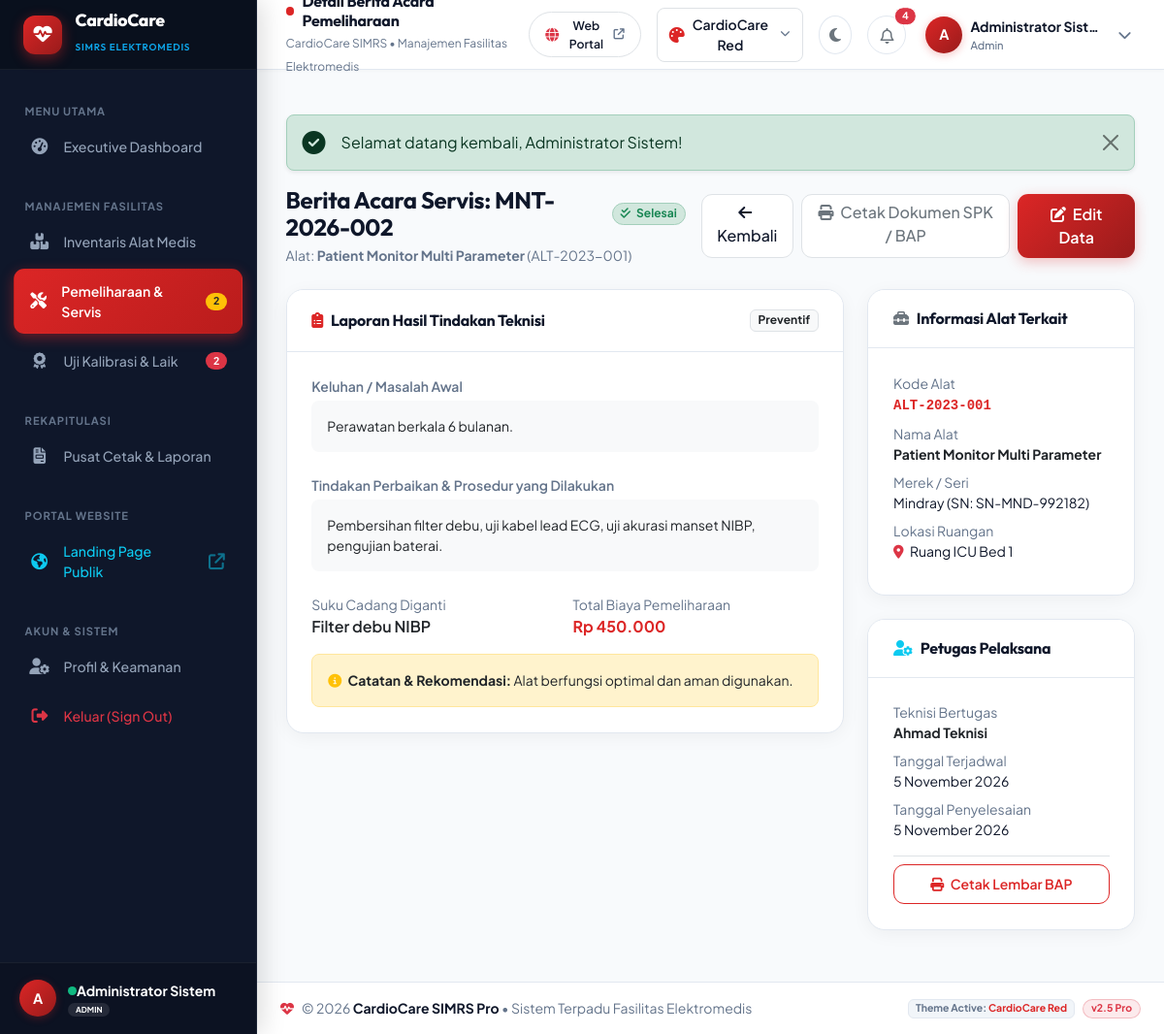
Page /pemeliharaan/detail.php?id=2 (signed in) on the committed database.
### tables this page shows
CREATE TABLE IF NOT EXISTS `pemeliharaan` (
  `id` INT AUTO_INCREMENT PRIMARY KEY,
  `kode_pemeliharaan` VARCHAR(50) NOT NULL UNIQUE,
  `id_alat` INT NOT NULL,
  `jenis_pemeliharaan` ENUM('Preventif', 'Korektif', 'Inspeksi Rutin', 'Darurat') NOT NULL DEFAULT 'Preventif',
  `tanggal_jadwal` DATE NOT NULL,
  `tanggal_selesai` DATE DEFAULT NULL,
  `teknisi` VARCHAR(100) NOT NULL,
  `keluhan` TEXT DEFAULT NULL,
  `tindakan` TEXT DEFAULT NULL,
  `suku_cadang` VARCHAR(255) DEFAULT NULL,
  `biaya` DECIMAL(15,2) DEFAULT 0,
  `status` ENUM('Terjadwal', 'Sedang Dikerjakan', 'Selesai', 'Dibatalkan') NOT NULL DEFAULT 'Terjadwal',
  `catatan` TEXT DEFAULT NULL,
  `created_at` TIMESTAMP DEFAULT CURRENT_TIMESTAMP,
  CONSTRAINT `fk_pemeliharaan_alat` FOREIGN KEY (`id_alat`) REFERENCES `alat` (`id`) ON DELETE CASCADE
);

CREATE TABLE IF NOT EXISTS `alat` (
  `id` INT AUTO_INCREMENT PRIMARY KEY,
  `kode_alat` VARCHAR(50) NOT NULL UNIQUE,
  `nama_alat` VARCHAR(150) NOT NULL,
  `kategori` VARCHAR(50) NOT NULL,
  `merek` VARCHAR(100) NOT NULL,
  `tipe_model` VARCHAR(100) DEFAULT NULL,
  `nomor_seri` VARCHAR(100) DEFAULT NULL,
  `lokasi` VARCHAR(100) NOT NULL,
  `tahun` INT NOT NULL,
  `harga_pengadaan` DECIMAL(15,2) DEFAULT 0,
  `kondisi` ENUM('Baik', 'Rusak Ringan', 'Rusak Berat') NOT NULL DEFAULT 'Baik',
  `status_operasional` ENUM('Siap Pakai', 'Dalam Pemeliharaan', 'Dalam Kalibrasi', 'Rusak', 'Afkir') NOT NULL DEFAULT 'Siap Pakai',
  `foto` VARCHAR(255) DEFAULT NULL,
  `spesifikasi` TEXT DEFAULT NULL,
  `created_at` TIMESTAMP DEFAULT CURRENT_TIMESTAMP,
  `updated_at` TIMESTAMP DEFAULT CURRENT_TIMESTAMP ON UPDATE CURRENT_TIMESTAMP
);

### pemeliharaan/detail.php (the view, shortened to what this page needs)
<?php
require_once __DIR__ . '/../includes/header.php';
require_once __DIR__ . '/../includes/sidebar.php';
require_once __DIR__ . '/../includes/navbar.php';
$id = (int)($_GET['id'] ?? 0);
$stmt = $pdo->prepare("
    SELECT p.*, a.nama_alat, a.kode_alat, a.merek, a.tipe_model, a.nomor_seri, a.lokasi, a.kategori
    FROM pemeliharaan p
    JOIN alat a ON p.id_alat = a.id
    WHERE p.id = ?
");
$stmt->execute([$id]);
$maint = $stmt->fetch();
?>
<div class="d-flex flex-column flex-md-row justify-content-between align-items-md-center gap-3 mb-4">
    <div>
        <div class="d-flex align-items-center gap-2 mb-1">
            <h4 class="fw-bold mb-0">Berita Acara Servis: <?= htmlspecialchars($maint['kode_pemeliharaan']); ?></h4>
            <?= badge_status_pemeliharaan($maint['status']); ?>
        </div>
        <p class="text-muted small mb-0">Alat: <strong><?= htmlspecialchars($maint['nama_alat']); ?></strong> (<?= htmlspecialchars($maint['kode_alat']); ?>)</p>
    </div>
    <div class="d-flex gap-2">
        <a href="<?= BASE_URL; ?>/pemeliharaan/index.php" class="btn btn-light border">
            <i class="fas fa-arrow-left me-1"></i> Kembali
        </a>
        <a href="<?= BASE_URL; ?>/pemeliharaan/cetak.php?id=<?= $id; ?>" target="_blank" class="btn btn-light border text-secondary">
            <i class="fas fa-print me-1"></i> Cetak Dokumen SPK / BAP
        </a>
        <a href="<?= BASE_URL; ?>/pemeliharaan/edit.php?id=<?= $id; ?>" class="btn btn-primary">
            <i class="fas fa-edit me-1"></i> Edit Data
        </a>
    </div>
</div>
<div class="row g-4">
    <div class="col-lg-8">
        <div class="card-custom mb-4">
            <div class="card-header">
                <h6 class="mb-0 fw-bold"><i class="fas fa-clipboard-list text-primary me-2"></i>Laporan Hasil Tindakan Teknisi</h6>
                <span class="badge bg-light text-dark border"><?= htmlspecialchars($maint['jenis_pemeliharaan']); ?></span>
            </div>
            <div class="card-body">
                <div class="mb-4">
                    <label class="text-muted small d-block mb-1 fw-semibold">Keluhan / Masalah Awal</label>
                    <div class="p-3 bg-light rounded-3 text-dark small">
                        <?= nl2br(htmlspecialchars($maint['keluhan'] ?: 'Tidak ada keluhan spesifik (perawatan rutin).')); ?>
                    </div>
                </div>
                <div class="mb-4">
                    <label class="text-muted small d-block mb-1 fw-semibold">Tindakan Perbaikan &amp; Prosedur yang Dilakukan</label>
                    <div class="p-3 bg-light rounded-3 text-dark small">
                        <?= nl2br(htmlspecialchars($maint['tindakan'] ?: 'Pemeriksaan umum dan uji kelistrikan.')); ?>
                    </div>
                </div>
                <div class="row g-3 mb-3">
                    <div class="col-sm-6">
                        <label class="text-muted small d-block">Suku Cadang Diganti</label>
                        <span class="fw-semibold text-dark"><?= htmlspecialchars($maint['suku_cadang'] ?: 'Tidak ada suku cadang diganti'); ?></span>
                    </div>
                    <div class="col-sm-6">
                        <label class="text-muted small d-block">Total Biaya Pemeliharaan</label>
                        <span class="fw-bold text-primary fs-6"><?= format_rupiah($maint['biaya']); ?></span>
                    </div>
                </div>
                <?php if (!empty($maint['catatan'])): ?>
                    <div class="p-3 bg-warning-subtle text-dark border border-warning-subtle rounded-3 small mt-3">
                        <i class="fas fa-info-circle me-1 text-warning"></i>
                        <strong>Catatan &amp; Rekomendasi:</strong> <?= htmlspecialchars($maint['catatan']); ?>
                    </div>
                <?php endif; ?>
            </div>
        </div>
    </div>
    <div class="col-lg-4">
        <div class="card-custom mb-4">
            <div class="card-header">
                <h6 class="mb-0 fw-bold"><i class="fas fa-toolbox text-secondary me-2"></i>Informasi Alat Terkait</h6>
            </div>
            <div class="card-body small">
                <div class="mb-2">
                    <span class="text-muted d-block">Kode Alat</span>
                    <a href="<?= BASE_URL; ?>/inventaris/detail.php?id=<?= $maint['id_alat']; ?>" class="font-monospace fw-bold text-primary">
                        <?= htmlspecialchars($maint['kode_alat']); ?>
                    </a>
                </div>
                <div class="mb-2">
                    <span class="text-muted d-block">Nama Alat</span>
                    <strong class="text-dark"><?= htmlspecialchars($maint['nama_alat']); ?></strong>
                </div>
                <div class="mb-2">
                    <span class="text-muted d-block">Merek / Seri</span>
                    <span><?= htmlspecialchars($maint['merek']); ?> (SN: <?= htmlspecialchars($maint['nomor_seri'] ?: '-'); ?>)</span>
                </div>
                <div class="mb-2">
                    <span class="text-muted d-block">Lokasi Ruangan</span>
                    <span><i class="fas fa-location-dot text-danger me-1"></i> <?= htmlspecialchars($maint['lokasi']); ?></span>
                </div>
            </div>
        </div>
        <div class="card-custom">
            <div class="card-header">
                <h6 class="mb-0 fw-bold"><i class="fas fa-user-gear text-info me-2"></i>Petugas Pelaksana</h6>
            </div>
            <div class="card-body small">
                <div class="mb-2">
                    <span class="text-muted d-block">Teknisi Bertugas</span>
                    <strong class="text-dark"><?= htmlspecialchars($maint['teknisi']); ?></strong>
                </div>
                <div class="mb-2">
                    <span class="text-muted d-block">Tanggal Terjadwal</span>
                    <span><?= format_tanggal($maint['tanggal_jadwal']); ?></span>
                </div>
                <div class="mb-3">
                    <span class="text-muted d-block">Tanggal Penyelesaian</span>
                    <span><?= format_tanggal($maint['tanggal_selesai']) ?: '<em class="text-muted">Belum selesai</em>'; ?></span>
                </div>
                <div class="pt-2 border-top">
                    <a href="<?= BASE_URL; ?>/pemeliharaan/cetak.php?id=<?= $id; ?>" target="_blank" class="btn btn-outline-primary btn-sm w-100">
                        <i class="fas fa-print me-1"></i> Cetak Lembar BAP
                    </a>
                </div>
            </div>
        </div>
    </div>
</div>
<?php
require_once __DIR__ . '/../includes/footer.php';
?>

### config/helper.php (shortened to what this page needs)
<?php
function format_rupiah($angka): string {
    return 'Rp ' . number_format((float)$angka, 0, ',', '.');
}
function format_tanggal(?string $date, bool $with_time = false): string {
    $bulan = [
        1 => 'Januari', 'Februari', 'Maret', 'April', 'Mei', 'Juni',
        'Juli', 'Agustus', 'September', 'Oktober', 'November', 'Desember'
    ];
    $timestamp = strtotime($date);
    $tgl = date('j', $timestamp);
    $bln = $bulan[(int)date('n', $timestamp)];
    $thn = date('Y', $timestamp);
    $result = "{$tgl} {$bln} {$thn}";
    return $result;
}
function badge_status_pemeliharaan(string $status): string {
    return match($status) {
        'Terjadwal' => '<span class="badge bg-primary-subtle text-primary border border-primary-subtle px-2.5 py-1.5 rounded-pill"><i class="far fa-calendar-alt me-1"></i> Terjadwal</span>',
        'Sedang Dikerjakan' => '<span class="badge bg-warning-subtle text-warning border border-warning-subtle px-2.5 py-1.5 rounded-pill"><i class="fas fa-spinner fa-spin me-1"></i> Sedang Dikerjakan</span>',
        'Selesai' => '<span class="badge bg-success-subtle text-success border border-success-subtle px-2.5 py-1.5 rounded-pill"><i class="fas fa-check-double me-1"></i> Selesai</span>',
        'Dibatalkan' => '<span class="badge bg-danger-subtle text-danger border border-danger-subtle px-2.5 py-1.5 rounded-pill"><i class="fas fa-times me-1"></i> Dibatalkan</span>',
        default => '<span class="badge bg-secondary-subtle text-secondary px-2.5 py-1.5 rounded-pill">' . htmlspecialchars($status) . '</span>'
    };
}
function display_flash(): string {
    $html = '';
    $types = [
        'success' => ['class' => 'alert-success', 'icon' => 'fa-check-circle'],
        'error' => ['class' => 'alert-danger', 'icon' => 'fa-exclamation-circle'],
        'warning' => ['class' => 'alert-warning', 'icon' => 'fa-exclamation-triangle'],
        'info' => ['class' => 'alert-info', 'icon' => 'fa-info-circle'],
    ];
    foreach ($types as $type => $info) {
        $key = 'flash_' . $type;
        if (!empty($_SESSION[$key])) {
            $msg = htmlspecialchars($_SESSION[$key]);
            $html .= "
            <div class='alert {$info['class']} alert-dismissible fade show d-flex align-items-center shadow-sm rounded-3 my-3' role='alert'>
                <i class='fas {$info['icon']} fs-4 me-3'></i>
                <div class='flex-grow-1 font-medium'>{$msg}</div>
                <button type='button' class='btn-close' data-bs-dismiss='alert' aria-label='Close'></button>
            </div>";
        }
    }
    return $html;
}

### assets/css/style.css (style rules this page uses)
:root, [data-theme="cardiocare"] { --primary: #dc2626; --primary-hover: #b91c1c; --primary-light: #fee2e2; --primary-rgb: 220, 38, 38; --primary-glow: rgba(220, 38, 38, 0.28); --primary-gradient: linear-gradient(135deg, #dc2626 0%, #991b1b 100%); --secondary: #0f172a; --accent: #0ea5e9; --success: #10b981; --warning: #f59e0b; --danger: #ef4444; --info: #0ea5e9; --body-bg: #f8fafc; --card-bg: #ffffff; --card-header-bg: #ffffff; --navbar-bg: #ffffff; --navbar-border: #e2e8f0; --sidebar-bg: #0f172a; --sidebar-header-bg: #09101d; --sidebar-text: #94a3b8; --sidebar-hover: rgba(255, 255, 255, 0.08); --sidebar-active-bg: linear-gradient(135deg, #dc2626 0%, #b91c1c 100%); --sidebar-active-glow: 0 4px 14px rgba(220, 38, 38, 0.45); --text-main: #0f172a; --text-muted: #64748b; --border-color: #e2e8f0; --table-header-bg: #f8fafc; --table-hover: #f1f5f9; --input-bg: #ffffff; --input-border: #cbd5e1; --input-text: #0f172a; --shadow-card: 0 4px 20px -2px rgba(15, 23, 42, 0.06); --shadow-elevated: 0 12px 30px -4px rgba(15, 23, 42, 0.1); --sidebar-width: 265px; }
* { box-sizing: border-box; }
body { font-family: 'Plus Jakarta Sans', 'Inter', -apple-system, BlinkMacSystemFont, 'Segoe UI', Roboto, sans-serif; background-color: var(--body-bg); color: var(--text-main); min-height: 100vh; margin: 0; overflow-x: hidden; transition: background-color 0.25s ease, color 0.25s ease; }
h1, h2, h3, h4, h5, h6, .font-heading, .sidebar-brand, .card-header h6, .stat-card h3, .page-title { font-family: 'Outfit', sans-serif; color: var(--text-main); letter-spacing: -0.015em; }
a { color: var(--primary); text-decoration: none; transition: all 0.2s ease; }
.text-muted { color: var(--text-muted) !important; }
.card-custom { background: var(--card-bg); border-radius: 18px; border: 1px solid var(--border-color); box-shadow: var(--shadow-card); margin-bottom: 1.5rem; transition: all 0.25s ease; overflow: hidden; }
.card-custom .card-header { background: var(--card-header-bg); border-bottom: 1px solid var(--border-color); padding: 1.25rem 1.6rem; display: flex; align-items: center; justify-content: space-between; }
.card-custom .card-body { padding: 1.6rem; }
.btn-primary { background: var(--primary-gradient) !important; border: none !important; color: #ffffff !important; font-weight: 600; border-radius: 11px; padding: 0.55rem 1.35rem; box-shadow: 0 4px 14px var(--primary-glow); transition: all 0.2s ease; }
.btn-outline-primary { color: var(--primary) !important; border: 1.5px solid var(--primary) !important; background: transparent !important; border-radius: 11px; font-weight: 600; padding: 0.55rem 1.25rem; transition: all 0.2s ease; }
.btn-light { background-color: var(--card-bg); border: 1px solid var(--border-color); color: var(--text-main); font-weight: 500; border-radius: 11px; transition: all 0.2s ease; }
.text-primary { color: var(--primary) !important; }

### rows in the picture
pemeliharaan: kode_pemeliharaan "MNT-2026-002", status "Selesai", id_alat.nama_alat "Patient Monitor Multi Parameter", id_alat.kode_alat "ALT-2023-001", jenis_pemeliharaan "Preventif", keluhan "Perawatan berkala 6 bulanan.", tindakan "Pembersihan filter debu, uji kabel lead ECG, uji akurasi manset NIBP, pengujian baterai.", suku_cadang "Filter debu NIBP", biaya "Rp 450.000", catatan "Alat berfungsi optimal dan aman digunakan.", id_alat.merek "Mindray", id_alat.nomor_seri "SN-MND-992182", id_alat.lokasi "Ruang ICU Bed 1", teknisi "Ahmad Teknisi", tanggal_jadwal "5 November 2026", tanggal_selesai "5 November 2026"

### other values in the picture
$count_maint_active "2"
$count_kalibrasi_alert "2"
substr($user['nama_lengkap'] ?? 'U', 0, 1) "A"
$user['nama_lengkap'] "Administrator Sistem"
$user['role'] "ADMIN"
$total_notif "4"
$user['nama_lengkap'] "Administrator Sist…"
$user['role'] "Admin"
$msg "Selamat datang kembali, Administrator Sistem!"
